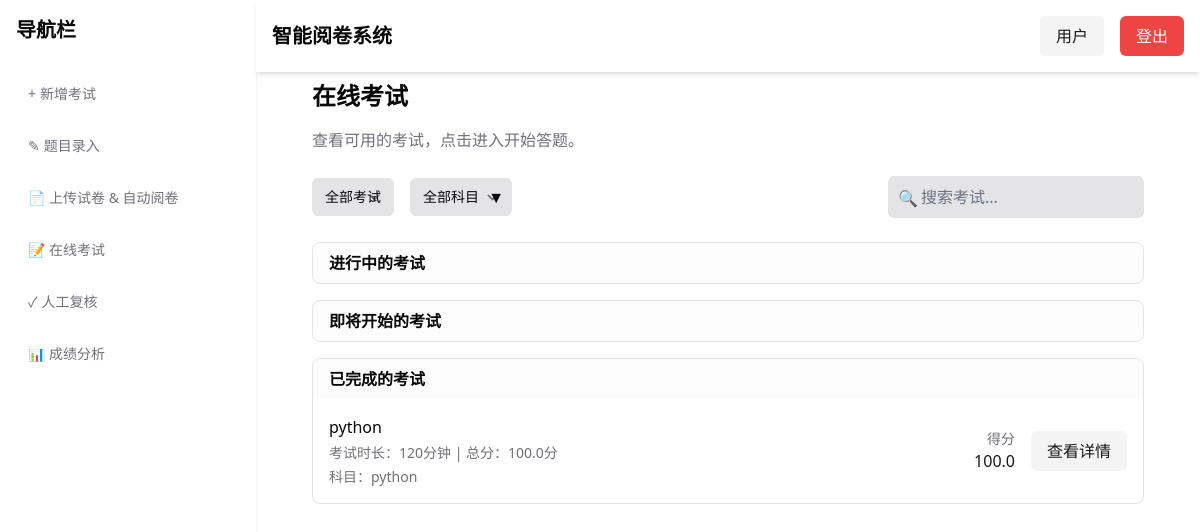
Screenshot of /exam/list (signed in) with the database file from the repository.
### tables this page shows
CREATE TABLE exam_sessions (
        id INTEGER PRIMARY KEY AUTOINCREMENT,
        name TEXT NOT NULL,
        subject TEXT NOT NULL,
        start_time TIMESTAMP NOT NULL,
        end_time TIMESTAMP NOT NULL,
        duration INTEGER NOT NULL,
        exam_file_path TEXT NOT NULL,
        exam_score REAL NOT NULL,
        status TEXT NOT NULL CHECK(status IN ('pending', 'ongoing', 'completed', 'graded')),
        created_by INTEGER NOT NULL,
        created_at TIMESTAMP DEFAULT CURRENT_TIMESTAMP,
        FOREIGN KEY (created_by) REFERENCES users(id) ON DELETE CASCADE
    );

CREATE TABLE student_exams (
        id INTEGER PRIMARY KEY AUTOINCREMENT,
        student_id INTEGER NOT NULL,
        session_id INTEGER NOT NULL,
        status TEXT NOT NULL CHECK(status IN ('in_progress', 'completed', 'graded')),
        start_time TIMESTAMP DEFAULT CURRENT_TIMESTAMP,
        completion_time TIMESTAMP,
        score FLOAT,
        pass_status BOOLEAN,
        created_at TIMESTAMP DEFAULT CURRENT_TIMESTAMP,
        FOREIGN KEY (student_id) REFERENCES students(id),
        FOREIGN KEY (session_id) REFERENCES exam_sessions(id),
        UNIQUE(student_id, session_id)
    );

### main.py (the view)
@app.route('/exam/list')
@login_required  # 保留您现有的登录装饰器
def exam_list():
    now = datetime.now()
    query = """
        SELECT id, name, subject, duration, exam_score as total_score,
               start_time, end_time, status, exam_file_path
        FROM exam_sessions
        ORDER BY start_time DESC
    """
    success, exams_data = execute_query(query)
    if not success:
        print("获取考试数据失败")
        return render_template('exam_list.html', exams=[])
    score_query = """
        SELECT session_id, student_id, score, status
        FROM student_exams
        WHERE status = 'graded'
    """
    success, scores = execute_query(score_query)
    student_exams = {}
    if success and scores:
        for score in scores:
            if score['session_id'] not in student_exams:
                student_exams[score['session_id']] = []
            student_exams[score['session_id']].append({
                'student_id': score['student_id'],
                'score': score['score'],
                'status': score['status']
            })
    exams = []
    subjects = set()
    for exam in exams_data:
        try:
            if '.' in exam['start_time']:
                start_time = datetime.strptime(exam['start_time'], '%Y-%m-%d %H:%M:%S.%f')
            else:
                start_time = datetime.strptime(exam['start_time'], '%Y-%m-%d %H:%M:%S')
            if '.' in exam['end_time']:
                end_time = datetime.strptime(exam['end_time'], '%Y-%m-%d %H:%M:%S.%f')
            else:
                end_time = datetime.strptime(exam['end_time'], '%Y-%m-%d %H:%M:%S')
            status = exam['status']
            subject = exam['subject']
            if subject:
                subjects.add(subject)
            exam_item = {
                'id': exam['id'],
                'name': exam['name'],
                'subject': subject,
                'duration': exam['duration'],
                'total_score': exam['total_score'],
                'start_time': start_time,
                'end_time': end_time,
                'status': status
            }
            if exam['id'] in student_exams:
                exam_item['has_graded_scores'] = True
                if student_exams[exam['id']]:
                    exam_item['score'] = student_exams[exam['id']][0]['score']
                else:
                    exam_item['score'] = None
            else:
                exam_item['has_graded_scores'] = False
                exam_item['score'] = None
            exams.append(exam_item)
        except Exception as e:
            print(f"处理考试数据时出错: {str(e)}")
            continue
    ongoing_exams = [e for e in exams if e['status'] == 'ongoing']
    upcoming_exams = [e for e in exams if e['status'] == 'pending']
    completed_exams = [e for e in exams if e['status'] in ['completed', 'graded']]
    return render_template('exam_list.html',
                          exams=exams,
                          subjects=sorted(list(subjects)))

### main.py (called while the page is built, shortened)
def login_required(f):
    @wraps(f)
    def decorated_function(*args, **kwargs):
        if 'email' not in session:
            return redirect(url_for('index_login'))
        return f(*args, **kwargs)
    return decorated_function

def get_db_connection():
    db_dir = 'database'
    os.makedirs(db_dir, exist_ok=True)
    db_path = os.path.join(os.path.abspath(db_dir), 'It_g.db')
    max_attempts = 3
    attempt = 0
    while attempt < max_attempts:
        try:
            conn = sqlite3.connect(db_path, timeout=20)
            conn.row_factory = sqlite3.Row
            return conn
        except Exception as e:
            print(f"数据库连接错误: {e}")
            return None
    return None

def execute_query(query, params=None):
    conn = get_db_connection()
    if not conn:
        print("数据库连接失败")
        return False, None
    cursor = None
    result = None
    try:
        cursor = conn.cursor()
        cursor.execute(query, params or ())
        if query.strip().upper().startswith(('INSERT', 'UPDATE', 'DELETE')):
            conn.commit()
            result = cursor.lastrowid
        else:
            result = cursor.fetchall()
        return True, result
    finally:
        if cursor:
            cursor.close()
        if conn:
            conn.close()

### templates/exam_list.html (shortened to what this page needs)
{% extends "base.html" %}
{% block content %}
<div class="w-full max-w-4xl px-6">
  <div class="mb-8">
    <h2 class="text-2xl font-bold mb-4">在线考试</h2>
    <p class="text-muted-foreground mb-6">查看可用的考试，点击进入开始答题。</p>
    <div class="flex items-center justify-between mb-6">
      <div class="flex items-center space-x-4">
        <select id="status-filter" class="bg-input text-foreground border border-border rounded-md px-3 py-2 text-sm" onchange="applyFilters()">
          <option value="all">全部考试</option>
        </select>
        <div class="relative">
          <select id="subject-filter" class="bg-input text-foreground border border-border rounded-md px-3 py-2 pr-8 text-sm appearance-none cursor-pointer" onchange="applyFilters()">
            <option value="all">全部科目</option>
          </select>
          <span class="absolute right-2 top-1/2 -translate-y-1/2 pointer-events-none">▼</span>
        </div>
      </div>
      <div class="relative">
        <input type="text"
               id="exam-search"
               class="w-64 bg-input text-foreground border border-border rounded-md pl-8 pr-3 py-2"
               placeholder="搜索考试..." />
        <span class="absolute left-2.5 top-2.5 text-muted-foreground">🔍</span>
      </div>
    </div>
    <div class="space-y-4">
      <div class="border border-border rounded-lg overflow-hidden">
        <div class="bg-muted/30 px-4 py-2">
          <h3 class="font-semibold">进行中的考试</h3>
        </div>
      </div>
      <div class="border border-border rounded-lg overflow-hidden">
        <div class="bg-muted/30 px-4 py-2">
          <h3 class="font-semibold">即将开始的考试</h3>
        </div>
      </div>
      <div class="border border-border rounded-lg overflow-hidden">
        <div class="bg-muted/30 px-4 py-2">
          <h3 class="font-semibold">已完成的考试</h3>
        </div>
        <div class="divide-y divide-border">
          {% for exam in exams %}
            {% if exam.status == 'completed' or exam.status == 'graded' %}
              <div class="p-4 hover:bg-muted/10 transition-colors duration-200">
                <div class="flex items-center justify-between">
                  <div class="space-y-1">
                    <h4 class="font-medium">{{ exam.name }}</h4>
                    <p class="text-sm text-muted-foreground">考试时长：{{ exam.duration }}分钟 | 总分：{{ exam.total_score }}分</p>
                    <p class="text-sm text-muted-foreground">科目：{{ exam.subject }}</p>
                  </div>
                  <div class="flex items-center space-x-4">
                    <div class="text-right">
                      <p class="text-sm text-muted-foreground">得分</p>
                      <p class="font-medium text-primary">{{ exam.score if exam.score else '未评分' }}</p>
                    </div>
                    <a href="{{ url_for('exam_detail', exam_id=exam.id) }}"
                      class="bg-secondary text-secondary-foreground px-4 py-2 rounded-md hover:bg-secondary/80 transition-colors duration-200">
                      查看详情
                    </a>
                  </div>
                </div>
              </div>
            {% endif %}
          {% else %}
            <div class="p-4 text-center text-muted-foreground">
              当前没有已完成的考试
            </div>
          {% endfor %}
        </div>
      </div>
    </div>
  </div>
</div>
{% endblock %}

### rows the page displays
exam_sessions: name "python", total_score "100.0", subject "python"
student_exams: score "100.0"

### other values shown
{{ exam.duration }} "120"
